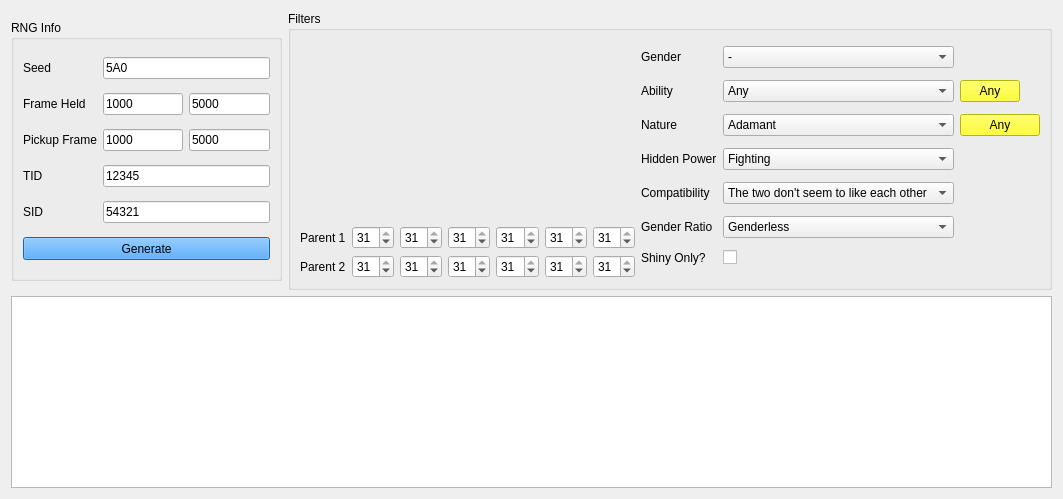
      <widget class="QWidget" name="tabRS">
       <attribute name="title">
        <string>Ruby/Sapphire</string>
       </attribute>
       <layout class="QGridLayout" name="gridLayout_7">
        <item row="0" column="0">
         <widget class="QGroupBox" name="groupBoxRNGInfoRS">
          <property name="minimumSize">
           <size>
            <width>0</width>
            <height>261</height>
           </size>
          </property>
          <property name="maximumSize">
           <size>
            <width>271</width>
            <height>261</height>
           </size>
          </property>
          <property name="title">
           <string>RNG Info</string>
          </property>
          <layout class="QGridLayout" name="gridLayout_6">
           <item row="1" column="1" colspan="2">
            <widget class="QTextBox" name="textBoxMinHeldRS">
             <property name="minimumSize">
              <size>
               <width>80</width>
               <height>0</height>
              </size>
             </property>
             <property name="text">
              <string notr="true">1000</string>
             </property>
             <property name="maxLength">
              <number>10</number>
             </property>
            </widget>
           </item>
           <item row="1" column="3">
            <widget class="QTextBox" name="textBoxMaxHeldRS">
             <property name="text">
              <string notr="true">5000</string>
             </property>
             <property name="maxLength">
              <number>10</number>
             </property>
            </widget>
           </item>
           <item row="2" column="0">
            <widget class="QLabel" name="label_18">
             <property name="text">
              <string>Pickup Frame</string>
             </property>
            </widget>
           </item>
           <item row="2" column="1" colspan="2">
            <widget class="QTextBox" name="textBoxMinPickupRS">
             <property name="minimumSize">
              <size>
               <width>80</width>
               <height>0</height>
              </size>
             </property>
             <property name="text">
              <string notr="true">1000</string>
             </property>
             <property name="maxLength">
              <number>10</number>
             </property>
            </widget>
           </item>
           <item row="2" column="3">
            <widget class="QTextBox" name="textBoxMaxPickupRS">
             <property name="text">
              <string notr="true">5000</string>
             </property>
             <property name="maxLength">
              <number>10</number>
             </property>
            </widget>
           </item>
           <item row="3" column="0">
            <widget class="QLabel" name="label_19">
             <property name="text">
              <string>TID</string>
             </property>
            </widget>
           </item>
           <item row="3" column="1" colspan="3">
            <widget class="QTextBox" name="textBoxTIDRS">
             <property name="text">
              <string notr="true">12345</string>
             </property>
             <property name="maxLength">
              <number>5</number>
             </property>
            </widget>
           </item>
           <item row="4" column="0">
            <widget class="QLabel" name="label_20">
             <property name="text">
              <string>SID</string>
             </property>
            </widget>
           </item>
           <item row="0" column="1" colspan="3">
            <widget class="QTextBox" name="textBoxSeedRS">
             <property name="text">
              <string notr="true">5A0</string>
             </property>
             <property name="maxLength">
              <number>4</number>
             </property>
            </widget>
           </item>
           <item row="4" column="1" colspan="3">
            <widget class="QTextBox" name="textBoxSIDRS">
             <property name="text">
              <string notr="true">54321</string>
             </property>
             <property name="maxLength">
              <number>5</number>
             </property>
            </widget>
           </item>
           <item row="5" column="0" colspan="4">
            <widget class="QPushButton" name="pushButtonGenerateRS">
             <property name="minimumSize">
              <size>
               <width>0</width>
               <height>23</height>
              </size>
             </property>
             <property name="styleSheet">
              <string notr="true">QPushButton {
	background-color: DodgerBlue;
}</string>
             </property>
             <property name="text">
              <string>Generate</string>
             </property>
            </widget>
           </item>
           <item row="1" column="0">
            <widget class="QLabel" name="label_17">
             <property name="text">
              <string>Frame Held</string>
             </property>
            </widget>
           </item>
           <item row="0" column="0">
            <widget class="QLabel" name="label_21">
             <property name="text">
              <string>Seed</string>
             </property>
            </widget>
           </item>
          </layout>
         </widget>
        </item>
        <item row="0" column="1">
         <widget class="QGroupBox" name="groupBoxFiltersRS">
          <property name="title">
           <string>Filters</string>
          </property>
          <layout class="QGridLayout" name="gridLayout_12">
           <item row="0" column="0">
            <widget class="IVFilter" name="ivFilterRS" native="true">
             <property name="minimumSize">
              <size>
               <width>335</width>
               <height>180</height>
              </size>
             </property>
             <property name="maximumSize">
              <size>
               <width>335</width>
               <height>180</height>
              </size>
             </property>
            </widget>
           </item>
           <item row="0" column="1" rowspan="2">
            <layout class="QGridLayout" name="gridLayout_10">
             <item row="4" column="1">
              <widget class="QComboBox" name="comboBoxCompatibilityRS">
               <item>
                <property name="text">
                 <string>The two don't seem to like each other</string>
                </property>
               </item>
               <item>
                <property name="text">
                 <string>The two seem to get along</string>
                </property>
               </item>
               <item>
                <property name="text">
                 <string>The two seem to get along very well</string>
                </property>
               </item>
              </widget>
             </item>
             <item row="5" column="1">
              <widget class="QComboBox" name="comboBoxGenderRatioRS">
               <item>
                <property name="text">
                 <string>Genderless</string>
                </property>
               </item>
               <item>
                <property name="text">
                 <string>50% Male / 50% Female</string>
                </property>
               </item>
               <item>
                <property name="text">
                 <string>25% Male / 75% Female</string>
                </property>
               </item>
               <item>
                <property name="text">
                 <string>75% Male / 25% Female</string>
                </property>
               </item>
               <item>
                <property name="text">
                 <string>87.5% Male / 12.5% Female</string>
                </property>
               </item>
               <item>
                <property name="text">
                 <string>100% Male</string>
                </property>
               </item>
               <item>
                <property name="text">
                 <string>100% Female</string>
                </property>
               </item>
              </widget>
             </item>
             <item row="6" column="1">
              <widget class="QCheckBox" name="checkBoxShinyRS">
               <property name="text">
                <string/>
               </property>
              </widget>
             </item>
             <item row="3" column="1">
              <widget class="QCheckList" name="comboBoxHiddenPowerRS">
               <item>
                <property name="text">
                 <string>Fighting</string>
                </property>
               </item>
               <item>
                <property name="text">
                 <string>Flying</string>
                </property>
               </item>
               <item>
                <property name="text">
                 <string>Poison</string>
                </property>
               </item>
               <item>
                <property name="text">
                 <string>Ground</string>
                </property>
               </item>
               <item>
                <property name="text">
                 <string>Rock</string>
                </property>
               </item>
               <item>
                <property name="text">
                 <string>Bug</string>
                </property>
               </item>
               <item>
                <property name="text">
                 <string>Ghost</string>
                </property>
               </item>
               <item>
                <property name="text">
                 <string>Steel</string>
                </property>
               </item>
               <item>
                <property name="text">
                 <string>Fire</string>
                </property>
               </item>
               <item>
                <property name="text">
                 <string>Water</string>
                </property>
               </item>
               <item>
                <property name="text">
                 <string>Grass</string>
                </property>
               </item>
               <item>
                <property name="text">
                 <string>Electric</string>
                </property>
               </item>
               <item>
                <property name="text">
                 <string>Psychic</string>
                </property>
               </item>
               <item>
                <property name="text">
                 <string>Ice</string>
                </property>
               </item>
               <item>
                <property name="text">
                 <string>Dragon</string>
                </property>
               </item>
               <item>
                <property name="text">
                 <string>Dark</string>
                </property>
               </item>
              </widget>
             </item>
             <item row="2" column="1">
              <widget class="QCheckList" name="comboBoxNatureRS">
               <item>
                <property name="text">
                 <string>Adamant</string>
                </property>
               </item>
               <item>
                <property name="text">
                 <string>Bold</string>
                </property>
               </item>
               <item>
                <property name="text">
                 <string>Brave</string>
                </property>
               </item>
               <item>
                <property name="text">
                 <string>Calm</string>
                </property>
               </item>
               <item>
                <property name="text">
                 <string>Careful</string>
                </property>
               </item>
               <item>
                <property name="text">
                 <string>Hasty</string>
                </property>
               </item>
               <item>
                <property name="text">
                 <string>Impish</string>
                </property>
               </item>
               <item>
                <property name="text">
                 <string>Jolly</string>
                </property>
               </item>
               <item>
                <property name="text">
                 <string>Lonely</string>
                </property>
               </item>
               <item>
                <property name="text">
                 <string>Mild</string>
                </property>
               </item>
               <item>
                <property name="text">
                 <string>Modest</string>
                </property>
               </item>
               <item>
                <property name="text">
                 <string>Naive</string>
                </property>
               </item>
               <item>
                <property name="text">
                 <string>Naughty</string>
                </property>
               </item>
               <item>
                <property name="text">
                 <string>Quiet</string>
                </property>
               </item>
               <item>
                <property name="text">
                 <string>Rash</string>
                </property>
               </item>
               <item>
                <property name="text">
                 <string>Relaxed</string>
                </property>
               </item>
               <item>
                <property name="text">
                 <string>Sassy</string>
                </property>
               </item>
               <item>
                <property name="text">
                 <string>Timid</string>
                </property>
               </item>
               <item>
                <property name="text">
                 <string>Gentle</string>
                </property>
               </item>
               <item>
                <property name="text">
                 <string>Lax</string>
                </property>
               </item>
               <item>
                <property name="text">
                 <string>Bashful</string>
                </property>
               </item>
               <item>
                <property name="text">
                 <string>Docile</string>
                </property>
               </item>
               <item>
                <property name="text">
                 <string>Hardy</string>
                </property>
               </item>
               <item>
                <property name="text">
                 <string>Quirky</string>
                </property>
               </item>
               <item>
                <property name="text">
                 <string>Serious</string>
                </property>
               </item>
              </widget>
             </item>
             <item row="5" column="0">
              <widget class="QLabel" name="label_34">
               <property name="text">
                <string>Gender Ratio</string>
               </property>
              </widget>
             </item>
             <item row="4" column="0">
              <widget class="QLabel" name="label_33">
               <property name="text">
                <string>Compatibility</string>
               </property>
              </widget>
             </item>
             <item row="2" column="0">
              <widget class="QLabel" name="label_31">
               <property name="text">
                <string>Nature</string>
               </property>
              </widget>
             </item>
             <item row="1" column="2">
              <widget class="QPushButton" name="pushButtonAnyAbilityRS">
               <property name="minimumSize">
                <size>
                 <width>50</width>
                 <height>13</height>
                </size>
               </property>
               <property name="maximumSize">
                <size>
                 <width>60</width>
                 <height>16777215</height>
                </size>
               </property>
               <property name="styleSheet">
                <string notr="true">QPushButton {
	background-color: yellow;
	color: black;
}</string>
               </property>
               <property name="text">
                <string>Any</string>
               </property>
              </widget>
             </item>
             <item row="2" column="2">
              <widget class="QPushButton" name="pushButtonAnyNatureRS">
               <property name="minimumSize">
                <size>
                 <width>50</width>
                 <height>13</height>
                </size>
               </property>
               <property name="styleSheet">
                <string notr="true">QPushButton {
	background-color: yellow;
	color: black;
}</string>
               </property>
               <property name="text">
                <string>Any</string>
               </property>
              </widget>
             </item>
             <item row="3" column="0">
              <widget class="QLabel" name="label_32">
               <property name="text">
                <string>Hidden Power</string>
               </property>
              </widget>
             </item>
             <item row="6" column="0">
              <widget class="QLabel" name="label_35">
               <property name="text">
                <string>Shiny Only?</string>
               </property>
              </widget>
             </item>
             <item row="0" column="0">
              <widget class="QLabel" name="label_29">
               <property name="text">
                <string>Gender</string>
               </property>
              </widget>
             </item>
             <item row="1" column="0">
              <widget class="QLabel" name="label_30">
               <property name="text">
                <string>Ability</string>
               </property>
              </widget>
             </item>
             <item row="0" column="1">
              <widget class="QComboBox" name="comboBoxGenderRS">
               <item>
                <property name="text">
                 <string notr="true">-</string>
                </property>
               </item>
               <item>
                <property name="text">
                 <string notr="true">♂</string>
                </property>
               </item>
               <item>
                <property name="text">
                 <string notr="true">♀</string>
                </property>
               </item>
              </widget>
             </item>
             <item row="1" column="1">
              <widget class="QComboBox" name="comboBoxAbilityRS">
               <item>
                <property name="text">
                 <string>Any</string>
                </property>
               </item>
               <item>
                <property name="text">
                 <string notr="true">0</string>
                </property>
               </item>
               <item>
                <property name="text">
                 <string notr="true">1</string>
                </property>
               </item>
              </widget>
             </item>
            </layout>
           </item>
           <item row="1" column="0">
            <layout class="QGridLayout" name="gridLayout_11">
             <item row="0" column="0">
              <widget class="QLabel" name="label_27">
               <property name="text">
                <string>Parent 1</string>
               </property>
              </widget>
             </item>
             <item row="0" column="1">
              <widget class="QSpinBox" name="parent1HPRS">
               <property name="maximum">
                <number>31</number>
               </property>
               <property name="value">
                <number>31</number>
               </property>
              </widget>
             </item>
             <item row="0" column="2">
              <widget class="QSpinBox" name="parent1AtkRS">
               <property name="maximum">
                <number>31</number>
               </property>
               <property name="value">
                <number>31</number>
               </property>
              </widget>
             </item>
             <item row="0" column="3">
              <widget class="QSpinBox" name="parent1DefRS">
               <property name="maximum">
                <number>31</number>
               </property>
               <property name="value">
                <number>31</number>
               </property>
              </widget>
             </item>
             <item row="0" column="4">
              <widget class="QSpinBox" name="parent1SpARS">
               <property name="maximum">
                <number>31</number>
               </property>
               <property name="value">
                <number>31</number>
               </property>
              </widget>
             </item>
             <item row="0" column="5">
              <widget class="QSpinBox" name="parent1SpDRS">
               <property name="maximum">
                <number>31</number>
               </property>
               <property name="value">
                <number>31</number>
               </property>
              </widget>
             </item>
             <item row="0" column="6">
              <widget class="QSpinBox" name="parent1SpeRS">
               <property name="maximum">
                <number>31</number>
               </property>
               <property name="value">
                <number>31</number>
               </property>
              </widget>
             </item>
             <item row="1" column="0">
              <widget class="QLabel" name="label_28">
               <property name="text">
                <string>Parent 2</string>
               </property>
              </widget>
             </item>
             <item row="1" column="1">
              <widget class="QSpinBox" name="parent2HPRS">
               <property name="maximum">
                <number>31</number>
               </property>
               <property name="value">
                <number>31</number>
               </property>
              </widget>
             </item>
             <item row="1" column="2">
              <widget class="QSpinBox" name="parent2AtkRS">
               <property name="maximum">
                <number>31</number>
               </property>
               <property name="value">
                <number>31</number>
               </property>
              </widget>
             </item>
             <item row="1" column="3">
              <widget class="QSpinBox" name="parent2DefRS">
               <property name="maximum">
                <number>31</number>
               </property>
               <property name="value">
                <number>31</number>
               </property>
              </widget>
             </item>
             <item row="1" column="4">
              <widget class="QSpinBox" name="parent2SpARS">
               <property name="maximum">
                <number>31</number>
               </property>
               <property name="value">
                <number>31</number>
               </property>
              </widget>
             </item>
             <item row="1" column="5">
              <widget class="QSpinBox" name="parent2SpDRS">
               <property name="maximum">
                <number>31</number>
               </property>
               <property name="value">
                <number>31</number>
               </property>
              </widget>
             </item>
             <item row="1" column="6">
              <widget class="QSpinBox" name="parent2SpeRS">
               <property name="maximum">
                <number>31</number>
               </property>
               <property name="value">
                <number>31</number>
               </property>
              </widget>
             </item>
            </layout>
           </item>
          </layout>
         </widget>
        </item>
        <item row="1" column="0" colspan="2">
         <widget class="TableView" name="tableViewRS">
          <attribute name="verticalHeaderVisible">
           <bool>false</bool>
          </attribute>
         </widget>
        </item>
       </layout>
      </widget>
